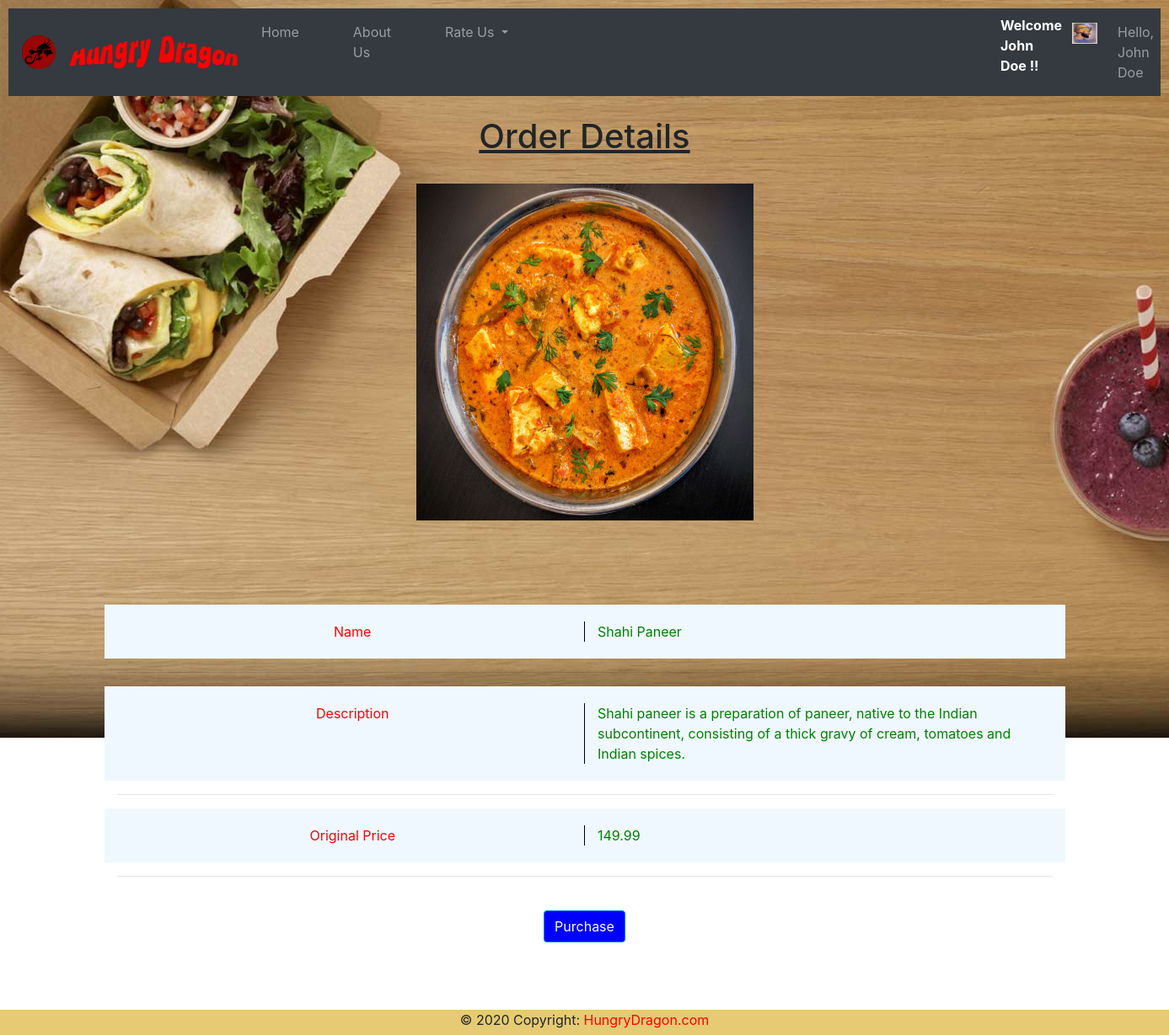
/details/Shahi Paneer (signed in), run on the app's committed database.
### cust/models.py (models this page shows, shortened)
class Client(models.Model):
    user=models.OneToOneField(User,on_delete=models.CASCADE)
    phone=models.CharField(max_length=14)
    address=models.CharField(max_length=200)
    city=models.CharField(max_length=40)
    prime=models.BooleanField(default=False)
    state=models.CharField(max_length=40)
    image=models.FileField(upload_to="clients/images/")

### Dish/models.py (models this page shows, shortened)
class MainDish(models.Model):
	INDIAN='Indian'
	AMERICAN='American'
	CHINESE='Chinese'
	ITALIAN='Italian'
	TYPE_CHOICES=[(INDIAN,'Indian'),(AMERICAN,'American'),(CHINESE,'Chinese'),(ITALIAN,'Italian')]
	name=models.CharField(max_length=40)
	type=models.CharField(max_length=20,choices=TYPE_CHOICES,default=AMERICAN)
	desc=models.TextField(max_length=1000)
	image=models.FileField(upload_to='dishes/images/')
	price=models.FloatField(default=0.0)

### FoodApp/views.py (the view)
# urls.py: path('details/<str:my_name>',views.details,name="details"),
def details(request,my_name):
    data=MainDish.objects.get(name=my_name)
    username=request.user.username
    user=User.objects.get(username=username)
    client=Client.objects.get(user=user)
    if client.prime==True:
        price=data.price*0.9
    else:
        price=data.price
    price="{:.3f}".format(price)
    context={'data':data,'client':client,'price':price}
    return render(request,'details.html',context)

### templates/details.html (shortened to what this page needs)
{% extends 'base.html' %}
{% load static %}
{% block body %}
<br>
<u><center><b><h1>Order Details</h1></b></center></u>
  <br>
  <center><img src="{{data.image.url}}" width="400px" height="400px" ></center>
<div class="container"  style="margin-top: 100px">
  <div class="row" style="padding:20px; background-color:aliceblue; color: red">
   <div class="col-sm" style="border-right:0.25px solid black ">
    	<center> Name</center>
    </div>
    <div class="col-sm" style="color:green">
     {{data.name}}
    </div>
  </div>
<hr>
  <div class="row" style="padding:20px; background-color:aliceblue ; color: red">
    <div class="col-sm" style="border-right:0.25px solid black">
    	<center>Description</center>
    </div>
    <div class="col-sm" style="color:green">
     {{data.desc}}
    </div>
  </div>
  <hr>
  <div class="row" style="padding:20px; background-color:aliceblue; color: red">
    <div class="col-sm" style="border-right:0.25px solid black">
    	<center>Original Price</center>
    </div>
    <div class="col-sm" style="color:green">
     {{data.price}}
    </div>
  </div>
  <hr>
  <br>
  <form action="/order/{{data.name}}" method="POST" >
    <center><input type="submit" class="btn btn-primary" value="Purchase" style="background-color:blue"></center>
  </form>
</div>
{% endblock %}

### templates/base.html (shortened to what this page needs)
<!doctype html>
{% load static %}
<html lang="en">
  <head>
    <link rel="stylesheet" href="{% static 'CSS/bootstrap.min.css' %}" >
  </head>
  <body>
    <nav class="navbar navbar-expand-lg navbar-dark bg-dark" style="color:black; background-color: lightcoral;">
      <a class="navbar-brand" href="{% static 'Images/MainDragon.png' %}"><img src="{% static 'Images/MainDragon.png' %}" width="40px" height="40px"></a>
      <a class="navbar-brand pr-1" href="\"><img src="{% static 'Images/FinalImage.jpg' %}" width="200px" height="40px"></a>
  <div class="collapse navbar-collapse" id="navbarSupportedContent">
    <ul class="navbar-nav mr-auto">
      <li {% if request.path == "/" %}class="nav-item active pr-5"{% else %}class="nav-item pr-5"{% endif %}>
        <a class="nav-link" href="\">Home <span class="sr-only">(current)</span></a>
      </li>
      <li {% if request.path == "/about/" %}class="nav-item active pr-5"{% else %}class="nav-item pr-5"{% endif %}>
        <a class="nav-link" href="/about">About Us</a>
      </li>
      <li class="nav-item dropdown pr-5">
        <a class="nav-link dropdown-toggle" href="#" id="navbarDropdown" role="button" data-toggle="dropdown" aria-haspopup="true" aria-expanded="false">
          Rate Us
        </a>
       {% if user.is_authenticated %}
       <li class="nav-item dropdown pr-5">
      </li>
      <li class="nav-item ml-6 pl-6">
<b><marquee style="color:white">Welcome {{client.user.username}} !!</marquee></b></h3>
       </li>
       <li class="nav-item pl-1">
         <a class="nav-link" href="{{ client.image.url }}"><img src="{{ client.image.url }}" alt="" width=30px height=25px></a>
       </li>
	   <li class="nav-item dropdown pl-2">
        <a class="nav-link dropdown" href="#" id="navbarDropdown" role="button" data-toggle="dropdown" aria-haspopup="true" aria-expanded="false">
          Hello, {{ user.get_username }}
        </a>
      </li>
        </li>
    {% endif %}
</ul>
  </div>
</nav>
{% block body %}
{% endblock %}
    <center>
<footer class="page-footer font-small blue">
  <div class="footer-copyright text-center">© 2020 Copyright:
    <a href="\" style="color:red"> HungryDragon.com</a>
  </div>
</footer>
</center>
  </body>
</html>

### data on the page
Client: user.username "John Doe", image (picture)
MainDish: image (picture), name "Shahi Paneer", desc "Shahi paneer is a preparation of paneer, native to the Indian subcontinent, consisting of a thick gravy of cream, tomatoes and Indian spices.", price "149.99"

### other printed values
{{ user.get_username }} "John Doe"
